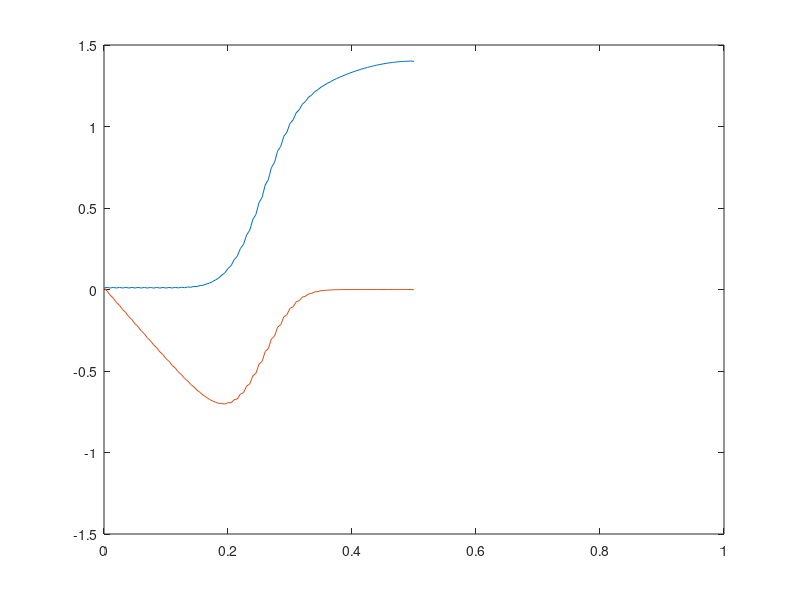

Write MATLAB code to recreate this figure.
a=1;
b=2;

%initialize parameters
t0=0;
tf=1;
L=100;
N=100;

%define space mesh
h = 1/L;
x = 0:h/2:1;
x = x';

%set inital funcitons  
InitialPressure = sin(pi * x)';
%InitialPressure = x;
%InitialVelocity = ones(1,length(x));
InitialVelocity = cos(pi*x)';


% define time mesh
k = h/2;
t = t0:k:tf;

%wave speed details
rho1 = 1;                 %density
K1 = 1;                   %bulk modulus
rho2=1;
K2=1;
%impedence
Z1 = rho1 * K1;             
Z2=rho2*K2;
%Zmatrix=[Z1 Z0;1 1];

A = [0 K1; 1 / rho1 0];       %wave speed
R = [-Z1 Z1 ; 1 1];
evaluesA=eig(A);
c0w=evaluesA(1);
c0z=evaluesA(2);

%CFL number
mu = A*k/h;

%preallocate u, set initial value using intital condition
U =struct('PressureEdge1', zeros(N+1,L+1), 'VelocityEdge1',zeros(N+1,L+1),...
    'PressureEdge2', zeros(N+1,L+1), 'VelocityEdge2',zeros(N+1,L+1));
U(:).PressureEdge1(1,:) = InitialPressure(1:N+1);
U(:).VelocityEdge1(1,:) = InitialVelocity(1:N+1);
U(:).PressureEdge2(1,:) = InitialPressure(N+1:end);
U(:).VelocityEdge2(1,:) = InitialVelocity(N+1:end);



%struct to store w,z at junctions, index gives egde, column 1 of struct is
%the char at the left endpoint 'a' and column 2 gives the char at the 
% right endpoint 'b'
%w left moving 
%z right moving
C=struct('w1', zeros(N+1,2), 'z1',zeros(N+1,2),...
    'w2', zeros(N+1,2), 'z2',zeros(N+1,2));

%loop through time
for n=1:N
    %loop through space
    for j=2:L
%u(n + 1,j)= (u(n,j - 1) + u(n,j + 1))/2 -(mu/2)*(u(n,j + 1) - u(n,j - 1))

      prev=(cell2mat({U.PressureEdge1(n,j-1),U.VelocityEdge1(n,j-1)}))';
      next=(cell2mat({U.PressureEdge1(n,j+1),U.VelocityEdge1(n,j+1)}))';
      newU= (prev + next)/ 2 - (mu/ 2) * (next - prev);

      U.PressureEdge1(n + 1 , j)=newU(1);
      U.VelocityEdge1(n + 1 , j)=newU(2);
      
      prev=(cell2mat({U.PressureEdge2(n,j-1),U.VelocityEdge2(n,j-1)}))';
      next=(cell2mat({U.PressureEdge2(n,j+1),U.VelocityEdge2(n,j+1)}))';
      newU= (prev + next)/ 2 - (mu/ 2) * (next - prev);

      U.PressureEdge2(n + 1 , j)=newU(1);
      U.VelocityEdge2(n + 1 , j)=newU(2);
    end

    %Jucntions
    j=1;

    %calc chars using pres/vel for egde 1
    prev=(cell2mat({U.PressureEdge1(n,j),U.VelocityEdge1(n,j)}))';
    prev= R*prev;
    next=(cell2mat({U.PressureEdge1(n,j+1),U.VelocityEdge1(n,j+1)}))';
    next= R*next;
    %w(x^n)=c0(dt/dx)*(z_(L)-z_(L-1))+z_L...linear interpolation for known char
    %where c0=-1, an eigen value of A and the slope of the characteristic
    curr = prev +c0w*(k/h)*(prev - next);
    %set w char value at junction 
    C.w1(n+1,a)=curr(1);
    
    %calc chars using pres/vel for edge 2
    prev=(cell2mat({U.PressureEdge2(n,j),U.VelocityEdge2(n,j)}))';
    prev= R*prev;
    next=(cell2mat({U.PressureEdge2(n,j+1),U.VelocityEdge2(n,j+1)}))';
    next= R*next;
    %w(x^n)=c0(dt/dx)*(z_(L)-z_(L-1))+z_L...linear interpolation for known char
    %where c0=-1, an eigen value of A and the slope of the characteristic
    curr = prev +c0w*(k/h)*(prev - next);
    %set w char value at junction 
    C.w2(n+1,b)=curr(1);
    
    
    
    
    
    
    %right junction 
    j = L+1;
    %calc chars using pres/vel for edge 1
    prev=(cell2mat({U.PressureEdge1(n,j-1),U.VelocityEdge1(n,j-1)}))';
    prev=R*prev;
    next=(cell2mat({U.PressureEdge1(n,j),U.VelocityEdge1(n,j)}))';
    next=R*next;
    %z(x^n)=mu*(z_(L)-z_(L-1))+z_L...linear interpolation for known char
    curr = c0z*(k/h)*(prev - next) + prev;
    %set w char value at junction 
    C.z1(n+1,b)=curr(2);
    
    %calc chars using pres/vel for edge 2
    prev=(cell2mat({U.PressureEdge2(n,j-1),U.VelocityEdge2(n,j-1)}))';
    prev=R*prev;
    next=(cell2mat({U.PressureEdge2(n,j),U.VelocityEdge2(n,j)}))';
    next=R*next;
    %z(x^n)=mu*(z_(L)-z_(L-1))+z_L...linear interpolation for known char
    curr = c0z*(k/h)*(prev - next) + prev;
    %set w char value at junction 
    C.z2(n+1,a)=curr(2);
    
    
    
    
    %calc unk chars at juction using known chars.  Solve system Ax=b using
    %interpolated chars 
    knownchars = (cell2mat({C.w1(n+1,a),C.z2(n+1,a)}))';
    knownchars;
    knownchars = [Z1  Z2; -1 1]*knownchars;
    unkchars = [Z2 Z1; -1 1] \ knownchars ;
    C.w2(n+1,a) = unkchars(1);
    C.z1(n+1,a) = unkchars(2);
  
    %calc press/vel using chars
    j=1;
    newC = (cell2mat({C.w1(n+1,a),C.z1(n+1,a)}))';
    newU = R \ newC;
    U.PressureEdge1(n+1,j) = newU(1);
    U.VelocityEdge1(n+1,j) = newU(2);
    %U.PressureEdge2(n+1,L+1)=U.PressureEdge1(n+1,j);
    
    newC = (cell2mat({C.w2(n+1,a),C.z2(n+1,a)}))';
    newU = R \ newC;
    U.PressureEdge2(n+1,L+1) = newU(1);
    U.VelocityEdge2(n+1,L+1) = newU(2);
    %U.PressureEdge1(n+1,L+1)=U.PressureEdge2(n+1,j);
    
    %calc press/vel using chars
    j=L+1;
    
    %calc unk chars at juction using known chars.  Solve system Ax=b using
    %interpolated chars 
    knownchars = (cell2mat({C.w2(n+1,b),C.z1(n+1,b)}))';
    knownchars = [-Z2 -Z1;1 -1]*knownchars;
    unkchars = [-Z1 -Z2; 1 -1] \ knownchars ;
    C.w1(n+1,b) = unkchars(1);
    C.z2(n+1,b) = unkchars(2);
    
    
    %set chars on edge 2 at L+1 to calc'd press/vel  
    newC = (cell2mat({C.w1(n+1,b),C.z1(n+1,b)}))';
    newU = R \ newC;
    U.PressureEdge1(n+1,j) = newU(1);
    U.VelocityEdge1(n+1,j) = newU(2);
    %U.PressureEdge2(n+1,1) = newU(1);
    
    newC = (cell2mat({C.w2(n+1,b),C.z2(n+1,b)}))';
    newU = R \ newC;
    U.PressureEdge2(n+1,1) = newU(1);
    U.VelocityEdge2(n+1,1) = newU(2);

end

clf
%figure(glf)
% hold on
for i=1:N+1
   
    plot(x(1:L+1),U.PressureEdge1(i,:),x(1:L+1),U.VelocityEdge1(i,:))
	axis([0 1 -1.5 1.5])
    pause(.05)
    drawnow
    
end
hold off
